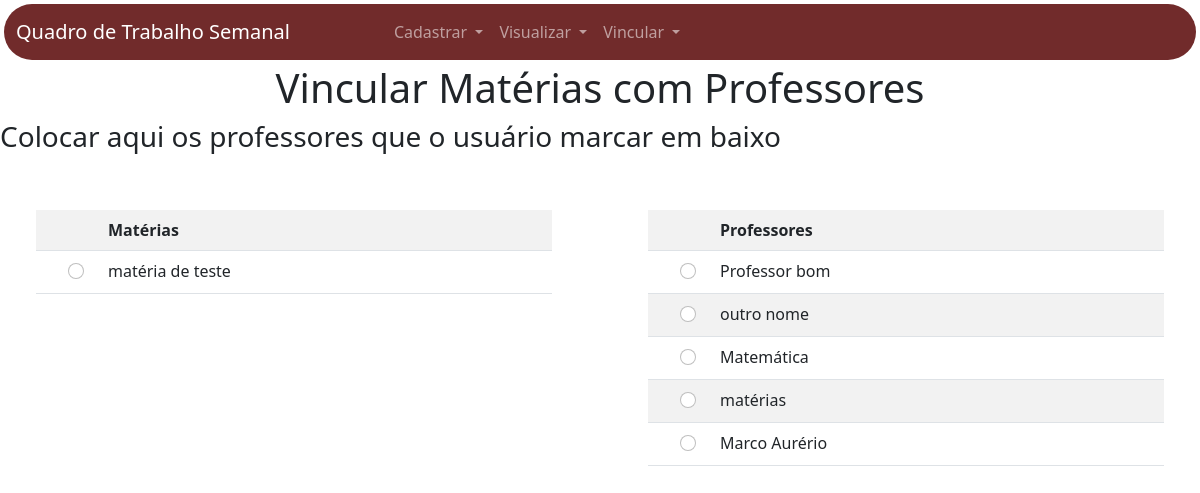
The app's page /tela_materia_professor, older data.
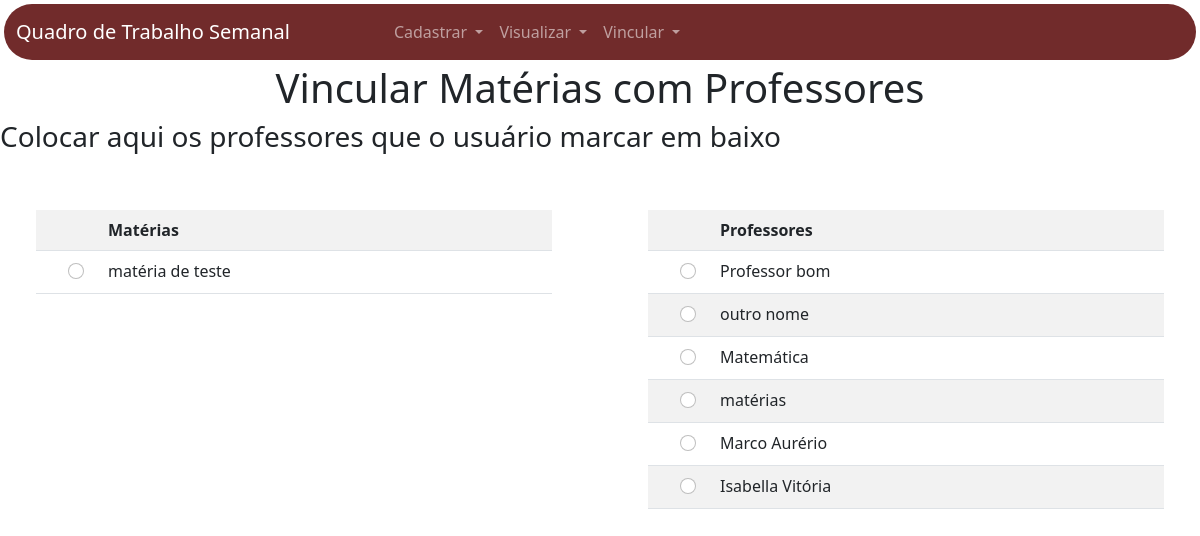
The same page, newer data.
### app_qts/models.py (models this page shows)
class Materia(models.Model):
    id_materia = models.AutoField(primary_key=True)
    nome = models.TextField(max_length=255)

class Professor(models.Model):
    id_professor = models.AutoField(primary_key=True)
    nome = models.TextField(max_length=255)

### app_qts/views.py (the view)
# urls.py: path('tela_materia_professor',views.tela_materia_professor, name='tela_materia_professor')
def tela_materia_professor(request):
    context = {
        'professor': Professor.objects.all(),
        'materia': Materia.objects.all(),
        'materia_professor': Materia_Professor.objects.all()
    }
    return render(request, 'qts/vincular/materia_professor.html', context)

### app_qts/templates/qts/vincular/materia_professor.html
{% extends 'qts/base.html' %}
{% block conteudo %}
<div class="row text-center">
    <h1>Vincular Matérias com Professores</h1>
</div>
<h3>
    Colocar aqui os professores que o usuário marcar em baixo
</h3>
<div class="row">
    <div class="col-6 p-5">
        <table class="table table-hover table-striped">
            <tr>
                <th class="col-1"></th>
                <th class="">Matérias</th>
            </tr>
            {% for materia in materia %}
            <tr>
                <td>
                    <div class="form-check ps-5">
                        <input class="form-check-input" type="radio" name="check-materia" value="1" id="check-materia">
                    </div>
                </td>
                <td>{{materia.nome}}</td>
            </tr>
            {% endfor %}
        </table>
    </div>
    <div class="col-6 p-5">
        <table class="table table-hover table-striped">
            <tr>
                <th class="col-1"></th>
                <th class="">Professores</th>
            </tr>
            {% for professor in professor %}
            <tr>
                <td>
                    <div class="form-check ps-5">
                        <input class="form-check-input" type="radio" name="check-professor" value="1" id="check-professor">
                    </div>
                </td>
                <td>{{professor.nome}}</td>
            </tr>
            {% endfor %}
        </table>
    </div>
</div>
{% endblock %}

Row changes from the older to the newer data that the page shows:
added Professor: nome "Isabella Vitória"
